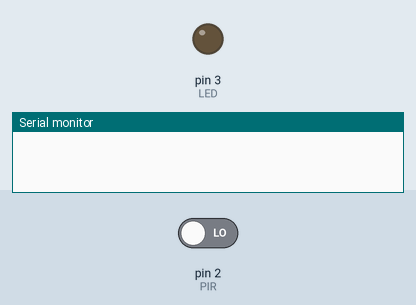
This sketch was run on a simulated Arduino Uno, built with avr-gcc and run on an emulated ATmega328P. Shown: output pins drawn as LEDs (lit = HIGH), the last lines printed to the serial monitor. The inputs (shaded band) are chosen by the test bench; at power-on: pin 2 (PIR) LOW.

Above: at 1.2 s.
1.3 s: pin 2 (PIR) driven HIGH
At 1.7 s:
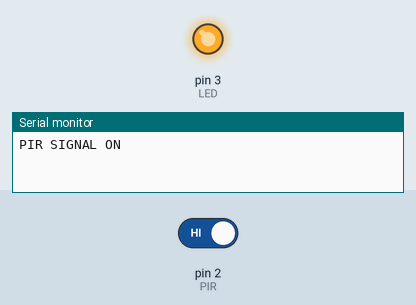
Timing chart, 0 to 8.9 s (numbered marks = the images above; inputs shaded):
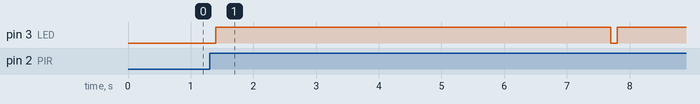

The sketch:

09.PIR_sensor_loop_counts.ino
```cpp
const int PIR = 2;
const int LED = 3;
int count =0;
int PIR_flag = 0;
bool re_alert;
bool alert;
// unsigned long before = 0;
void setup() {
  // put your setup code here, to run once:
  Serial.begin(9600);
  pinMode(PIR,INPUT);
  pinMode(LED,OUTPUT);
}

void loop() {

  int tmp = digitalRead(PIR);

  if( tmp == 1)
  {
    if(alert == false)
    {
      PIR_flag =1;
      alert = true;
      Serial.println("PIR SIGNAL ON");
    }
  }
  if (PIR_flag ==1)
  {
    if (count < 50)
    {
      count ++;
      delay(100);
      digitalWrite(LED, HIGH);
      if(tmp == 1  && count >13 )
      {
        if(re_alert ==false){
          Serial.println("SENSED SOMETHING Reset the counts");
          Serial.print(count);
          Serial.print("->");
          count = 0;
          Serial.println(count);
          re_alert = true;
        }

      }

    }
    else if (count == 50)
    {
      count = 0;
      PIR_flag =0;
      tmp =0;
      alert = false;
      re_alert = false;
      digitalWrite(LED, LOW);
      Serial.println("5 seconds! led off");
    }
  }
}
```

Measured:
- after the input at 1.3 s, pin 3 (LED): LOW → HIGH after 0.10 s, → LOW 6.3 s later, → HIGH 0.10 s later
